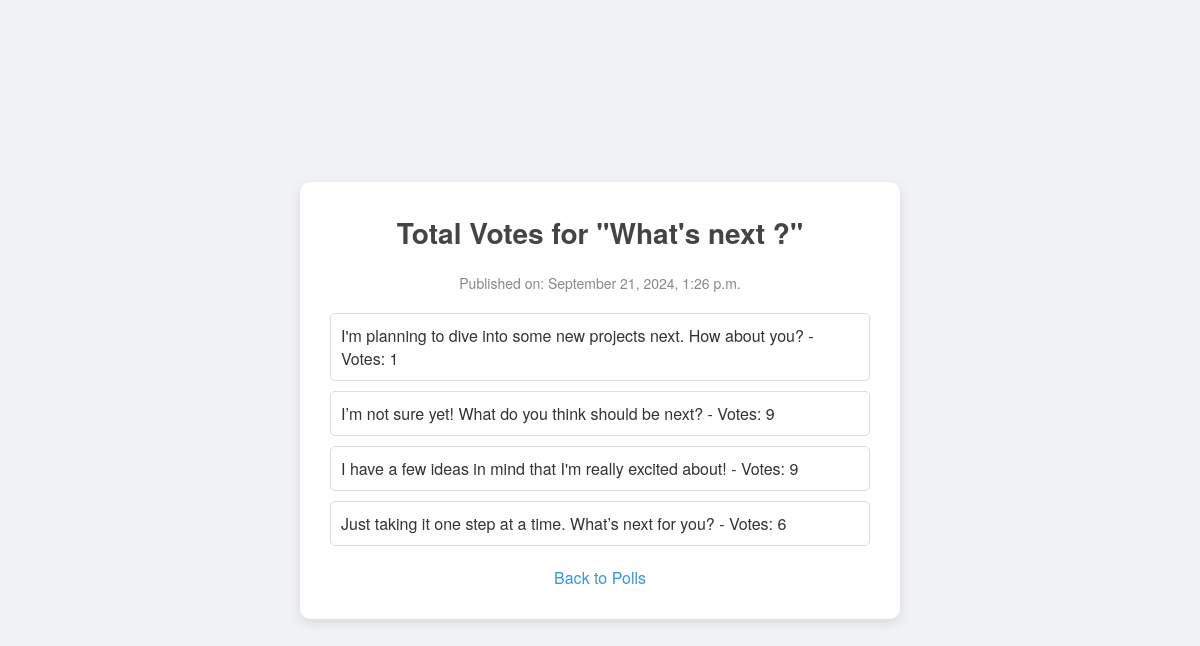
The page /polls/4/results/ on the database as committed earlier.
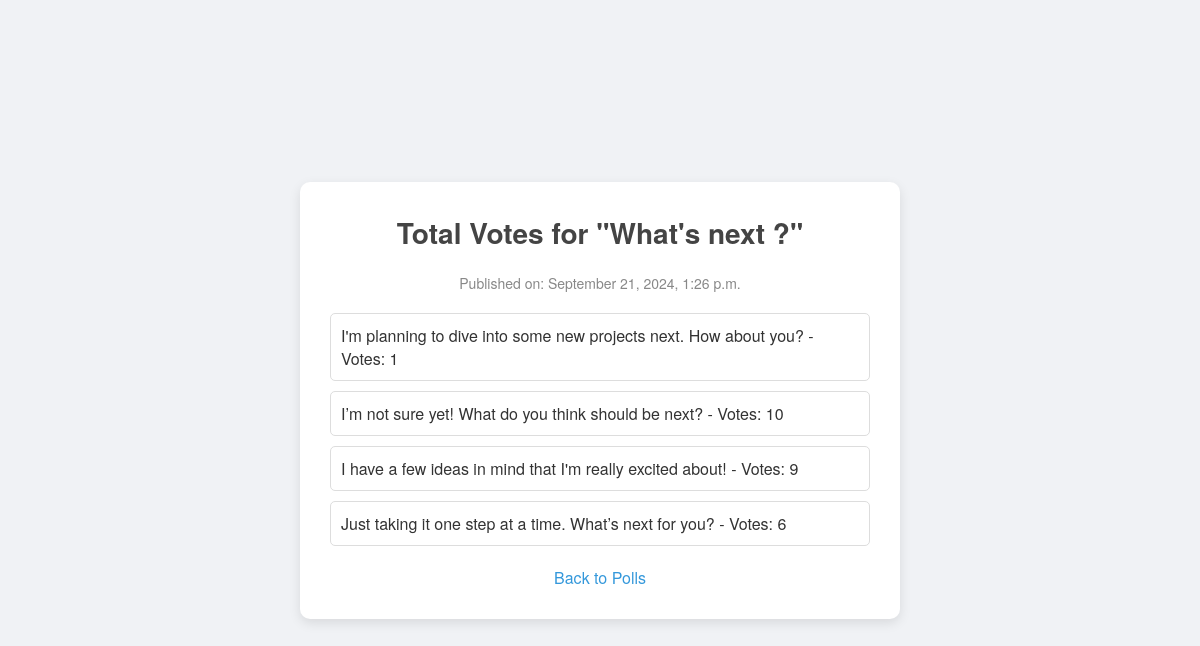
The same page on the database as committed later.
### polls/models.py (models this page shows, shortened)
class Choice(models.Model):
    question = models.ForeignKey(Question, on_delete=models.CASCADE)
    choice_text = models.CharField(max_length=200)
    votes = models.IntegerField(default=0)

### polls/views.py (the view)
# urls.py: path("<int:pk>/results/", view=views.ResultView.as_view(), name="results"),
class ResultView(generic.DetailView):
    model = Question
    template_name = "polls/results.html"

### polls/templates/polls/results.html (shortened to what this page needs)
<!DOCTYPE html>
<html lang="en">
<head>
</head>
<body>
    <div class="container">
        <h1>Total Votes for "{{ question.question_text }}"</h1>
        <div class="pub-date">Published on: {{ question.pub_date|date:"F j, Y, g:i a" }}</div>
        <ul class="choices">
            {% for choice in question.choice_set.all %}
            <li class="choice-item">
                {{ choice.choice_text }} - Votes: {{ choice.votes }}
            </li>
            {% endfor %}
        </ul>
        <a href="{% url 'polls:index' %}" class="back-link">Back to Polls</a>
    </div>
</body>
</html>

Rows that differ between the two databases and show on the page:
changed Choice "I’m not sure yet! What do you think should be next?": votes "9" → "10"
